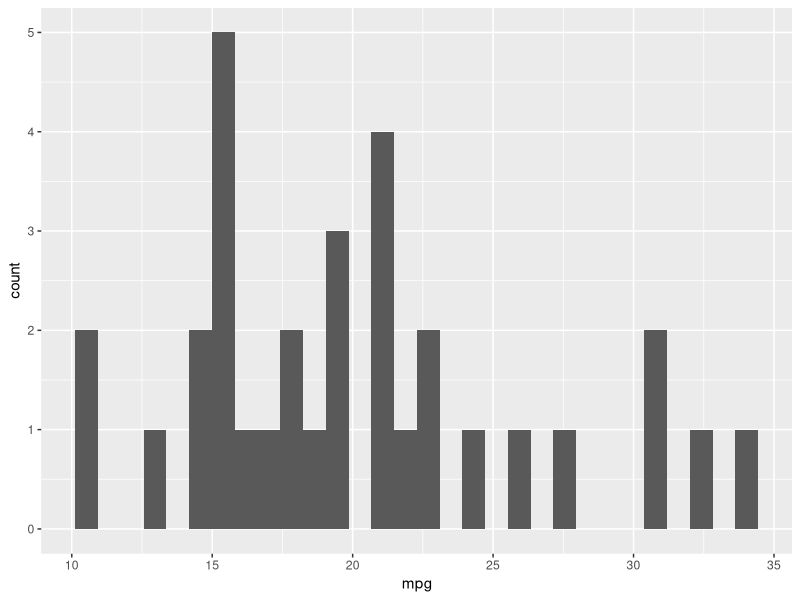
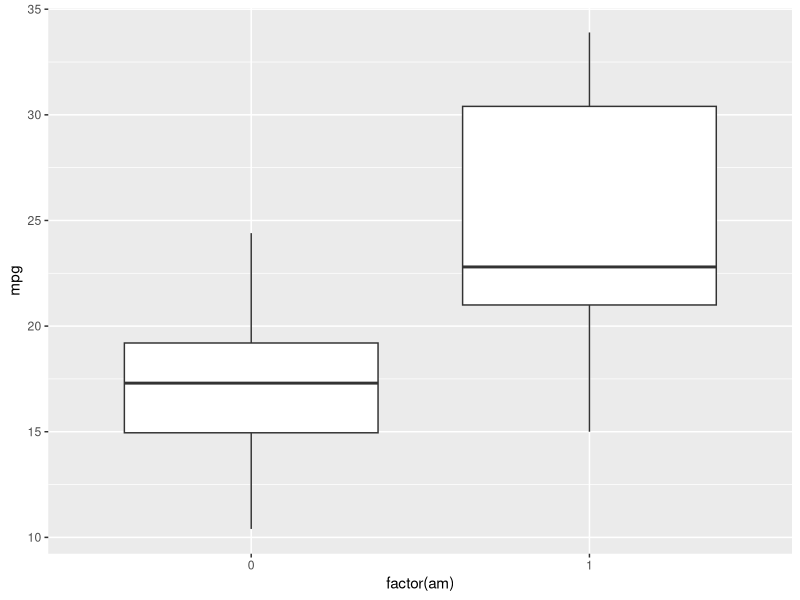
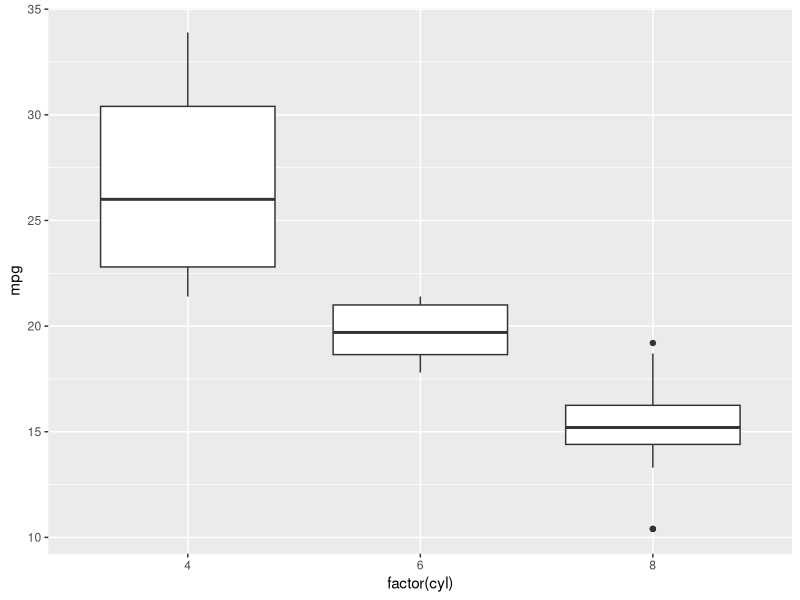
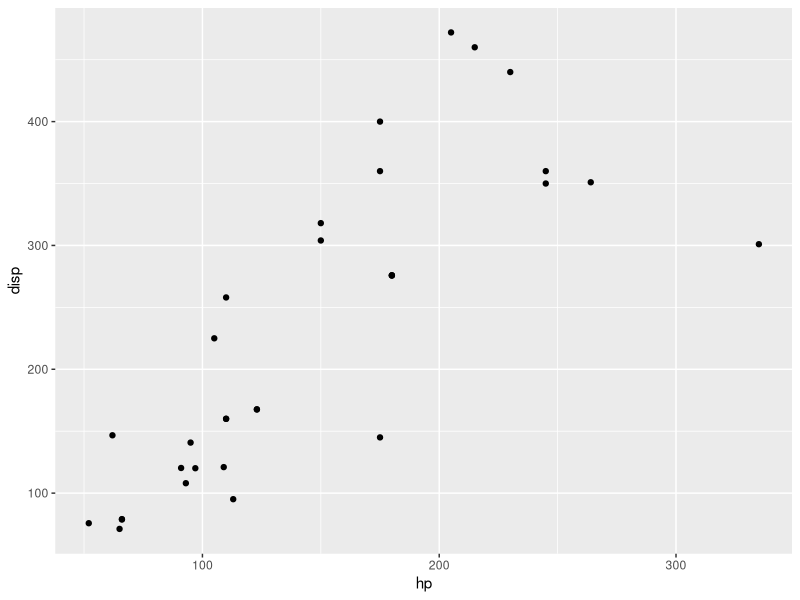
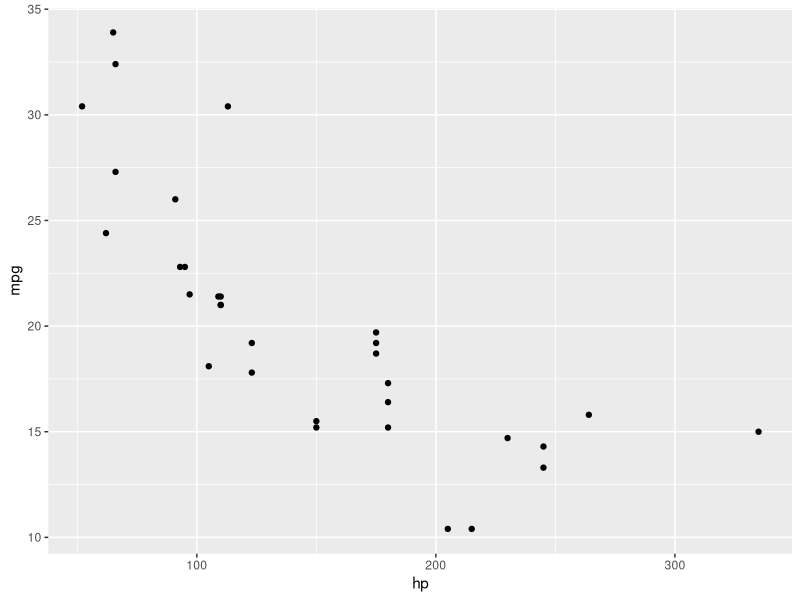
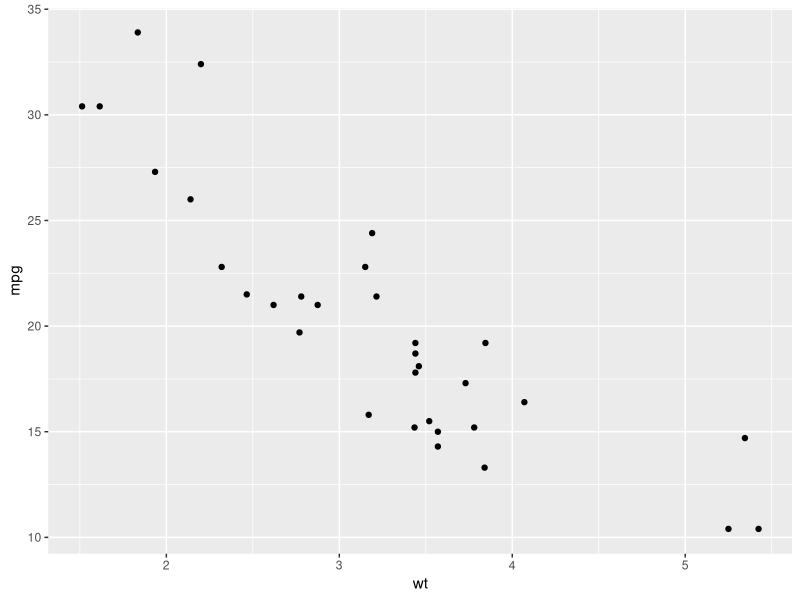
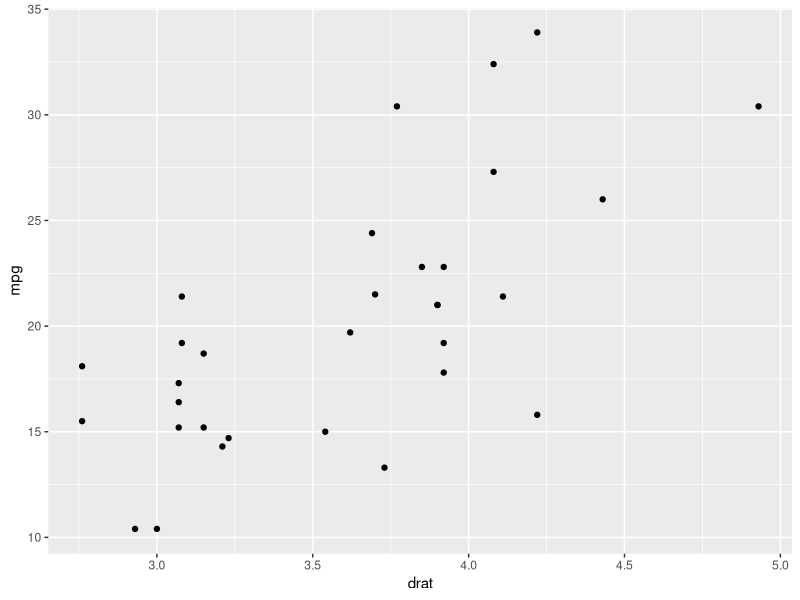
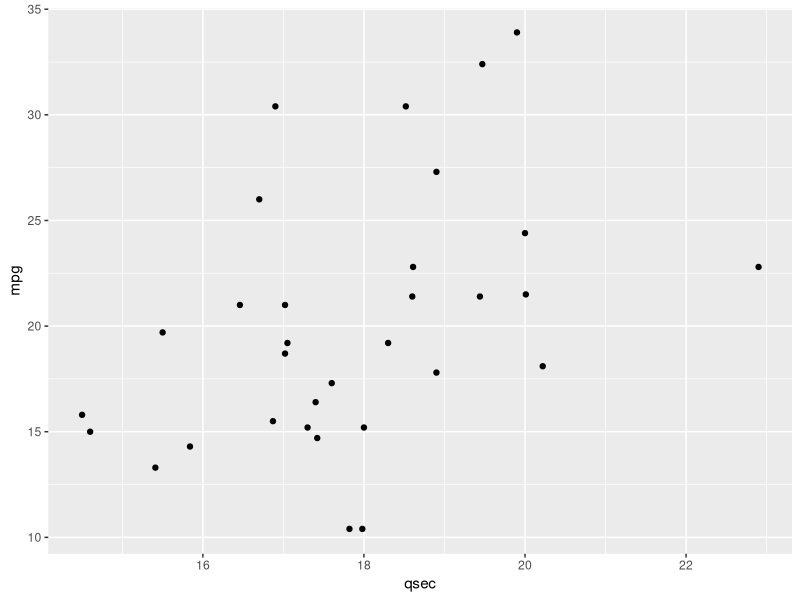

The R source for these figures, in order: (Note: this script raises an error after producing the figures.)
# Linear Regression Models
# Assignment analysis  

library(ggplot2)
library(dplyr)
library(car)

data(mtcars)
head(mtcars)

ggplot(mtcars, aes(mpg)) + geom_histogram()
dev.off()

# Data seems to be normal
shapiro.test(mtcars$mpg)

# Check the relation 
ggplot(mtcars, aes(factor(am), mpg)) + geom_boxplot()
dev.off()

# Check other variables

# cylinders
ggplot(mtcars, aes(factor(cyl), mpg)) + geom_boxplot()
dev.off()

# Displacement
ggplot(mtcars, aes(hp, disp)) + geom_point()
dev.off()

# Horsepower
ggplot(mtcars, aes(hp, mpg)) + geom_point()
dev.off()

# Weight
ggplot(mtcars, aes(wt, mpg)) + geom_point()
dev.off()

# Drat?
ggplot(mtcars, aes(drat, mpg)) + geom_point()
dev.off()

# Qsec
ggplot(mtcars, aes(qsec, mpg)) + geom_point()
dev.off()

# Gear
ggplot(mtcars, aes(factor(gear), mpg)) + geom_boxplot()
dev.off()

# Carb
ggplot(mtcars, aes(factor(carb), mpg)) + geom_boxplot()
dev.off()

# calculate correcations
cor(mtcars)[1,]
fit1 <- lm(mpg ~ factor(am), data=mtcars)
fit2 <- update(fit1, mpg~factor(am)+factor(cyl))
fit3 <- update(fit1, mpg~factor(am)+factor(cyl)+wt)
fit4 <- update(fit1, mpg~factor(am)+factor(cyl)+wt+hp)

anova(fit1, fit2, fit3, fit4)

vif(fit1)
